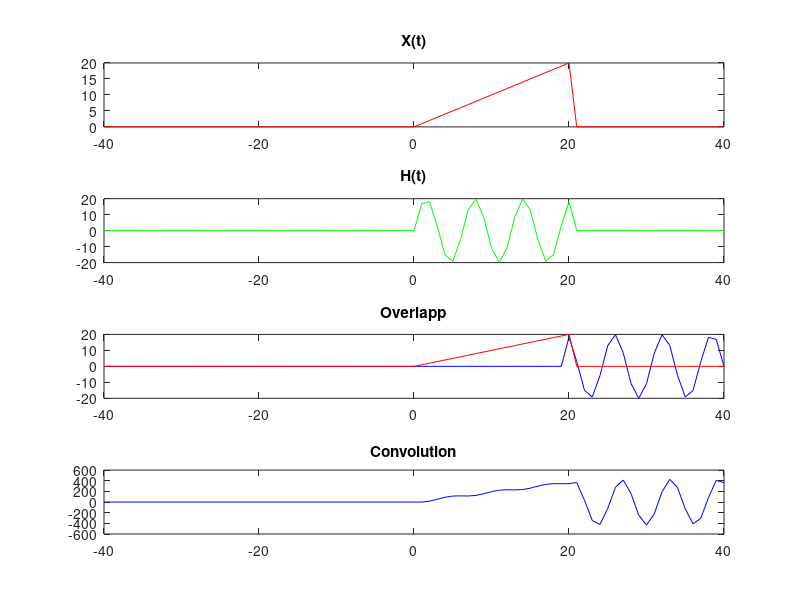

The MATLAB script that drew this image:
clear all;
close all;
clc;
%Sampling the signals ----------------------------------------------------------
x1=0,x2=20;%Setting limits for x(t)
h1=0,h2=20;%Setting limits for h(t)
xi1=x1+h1;
xi2=x2+h2;
if xi1>xi2
  t=-ceil(xi1):ceil(xi1);
elseif xi1<xi2
  t=-ceil(xi2):ceil(xi2);
end
x=t;
h=20*sin(t);
X=zeros(1,length(t));
H=zeros(1,length(t));
H(t<=h2 & t>=h1)=h(t<=h2 & t>=h1);%for t∈(0,20) h(t)=20sin t
X(t>=x1 & t<=x2)=x(t>=x1 & t<=h2);%for t∈(0,20) x(t)=t
%Ploting the X(t) signal--------------------------------------------------------
subplot(4,1,1);
plot(t,X,'r');
title("X(t)");
%Ploting the H(t) signal--------------------------------------------------------
subplot(4,1,2);
plot(t,H,'g');
title("H(t)");
%Calculating the convolution----------------------------------------------------
Y=zeros(1,length(t));%initialising the conv vector as 0
for i=xi1:xi2
  H1=fliplr(H);%flipping
  H1=circshift(H1,[0,i]);%shifting
  a=H1.*X;%scaling
  Y(t==i)=sum(a);
  %ploting the overlap of X(𝜏) and H(t-𝜏)
  subplot(4,1,3);
  plot(t,H1,'b',t,X,'r');
  title("Overlapp");
  %ploting the convolution
  subplot(4,1,4);
  plot(t,Y,'b');
  title("Convolution");
  pause(0.001);%Delay for animation
end



